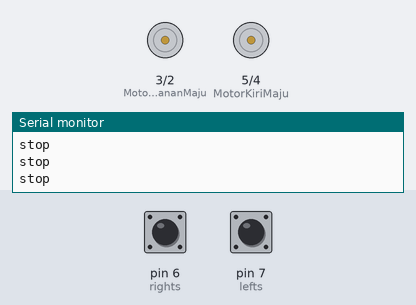
A sketch run on a simulated Arduino Uno, built with avr-gcc and run on an emulated ATmega328P. Parts: motor-driver pin pairs drawn as motors (green arrow = first pin HIGH = forward, orange = second pin HIGH = backward, longer = more drive), the last lines printed to the serial monitor. The test bench sets the inputs (shaded band); at power-on: pin 6 (rights) HIGH, pin 7 (lefts) HIGH.

Above: at 4.2 s.
4.3 s: pin 6 (rights) pulled LOW for 0.15 s
At 4.38 s:
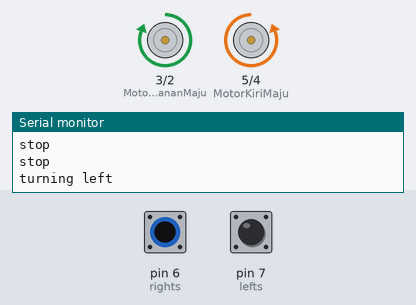
5.9 s: pin 7 (lefts) pulled LOW for 0.15 s
At 5.99 s:
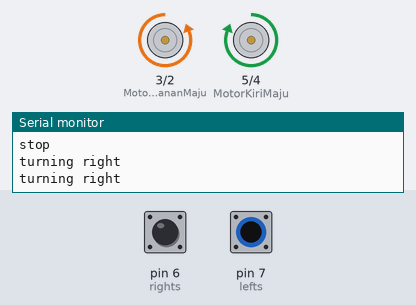
7.5 s: pin 7 (lefts) pulled LOW for 3.2 s
At 11.5 s:
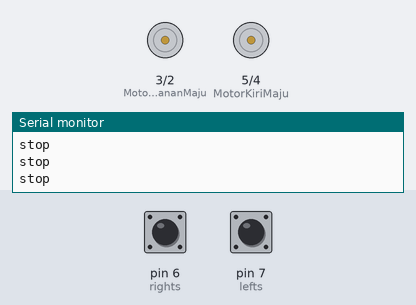
12.2 s: pin 6 (rights) pulled LOW for 3.2 s
At 13.1 s:
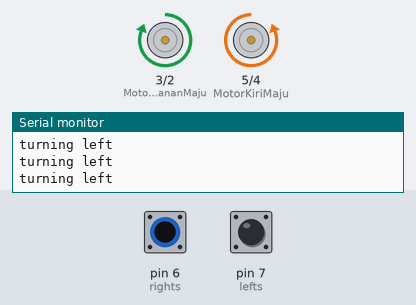
16.9 s: pin 6 (rights) driven LOW and pin 7 (lefts) driven LOW
At 18.0 s:
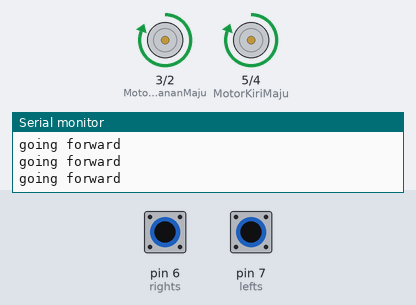
18.4 s: pin 7 (lefts) driven HIGH
At 19.0 s:
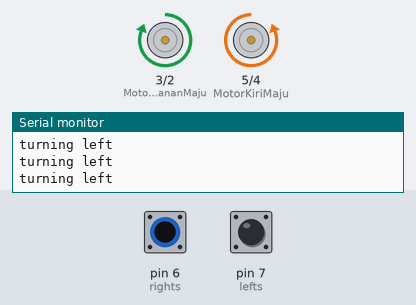
Timing chart, 0 to 21.4 s (numbered marks = the images above; inputs shaded):
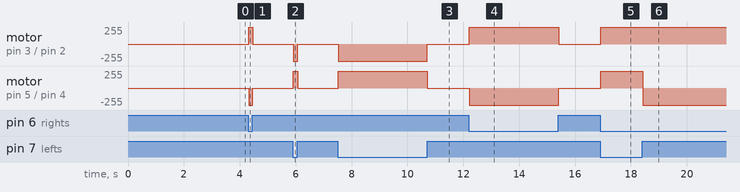

Measured:
- after the input at 4.3 s, motor on pin 3 (MotorKananMaju) / pin 2 (MotorKananMundur): stopped → forward 255/255 at once, → stopped 0.14 s later; motor on pin 5 (MotorKiriMaju) / pin 4 (MotorKiriMundur): stopped → backward 255/255 at once, → stopped 0.14 s later
- after the input at 5.9 s, motor on pin 3 (MotorKananMaju) / pin 2 (MotorKananMundur): stopped → backward 255/255 at once, → stopped 0.15 s later; motor on pin 5 (MotorKiriMaju) / pin 4 (MotorKiriMundur): stopped → forward 255/255 at once, → stopped 0.15 s later
- after the input at 7.5 s, motor on pin 3 (MotorKananMaju) / pin 2 (MotorKananMundur): stopped → backward 255/255 at once, → stopped 3.2 s later; motor on pin 5 (MotorKiriMaju) / pin 4 (MotorKiriMundur): stopped → forward 255/255 at once, → stopped 3.2 s later
- after the input at 12.2 s, motor on pin 3 (MotorKananMaju) / pin 2 (MotorKananMundur): stopped → forward 255/255 at once, → stopped 3.2 s later; motor on pin 5 (MotorKiriMaju) / pin 4 (MotorKiriMundur): stopped → backward 255/255 at once, → stopped 3.2 s later
- after the input at 16.9 s, motor on pin 3 (MotorKananMaju) / pin 2 (MotorKananMundur), motor on pin 5 (MotorKiriMaju) / pin 4 (MotorKiriMundur): stopped → forward 255/255 at once
- after the input at 18.4 s, motor on pin 5 (MotorKiriMaju) / pin 4 (MotorKiriMundur): forward 255/255 → backward 255/255 at once

The sketch:

LinoBot_AF_versi_l298_verse5_tanpa_kecepatan.ino.ino
```cpp
//ROBOT LINE FOLLOWER --

// L298N Control Pins
const int MotorKiriMaju = 5;
const int MotorKiriMundur = 4;
const int MotorKananMaju = 3;
const int MotorKananMundur = 2;

// Line Sensor Pins
  const int lefts = 7;
  const int rights = 6;

int left_sensor_state;
int right_sensor_state;

void setup() {
  pinMode(MotorKananMundur,OUTPUT);
  pinMode(MotorKananMaju,OUTPUT);
  pinMode(MotorKiriMundur,OUTPUT);
  pinMode(MotorKiriMaju,OUTPUT);

  pinMode(lefts,INPUT);
  pinMode(rights,INPUT);

  //begin serial communication
  Serial.begin(9600);
  delay(3000);

}

void maju()
{
  Serial.println("going forward");
  digitalWrite(MotorKiriMaju,HIGH);
  digitalWrite(MotorKananMaju,HIGH);
  digitalWrite(MotorKananMundur,LOW);
  digitalWrite(MotorKiriMundur,LOW);

}

void mundur()
{
  digitalWrite(MotorKiriMundur,HIGH);
  digitalWrite(MotorKananMundur,HIGH);
  digitalWrite(MotorKiriMaju,LOW);
  digitalWrite(MotorKananMaju,LOW);
}

void kanan()
{
  Serial.println("turning right");
  digitalWrite(MotorKiriMaju,HIGH);
  digitalWrite(MotorKananMundur,HIGH);
  digitalWrite(MotorKananMaju,LOW);
  digitalWrite(MotorKiriMundur,LOW);

}

void kiri()
{
  Serial.println("turning left");
  digitalWrite(MotorKananMaju,HIGH);
  digitalWrite(MotorKiriMundur,HIGH);
  digitalWrite(MotorKiriMaju,LOW);
  digitalWrite(MotorKananMundur,LOW);
}

void berhenti()
{
  Serial.println("stop");
  digitalWrite(MotorKananMaju,LOW);
  digitalWrite(MotorKiriMundur,LOW);
  digitalWrite(MotorKiriMaju,LOW);
  digitalWrite(MotorKananMundur,LOW);
}

void loop(){
left_sensor_state = digitalRead(lefts);
right_sensor_state = digitalRead(rights);


  //line detected by both
  if(right_sensor_state == LOW && left_sensor_state == LOW){

    maju();
  }

  //line detected by right sensor
  if(right_sensor_state == HIGH && left_sensor_state == LOW){

    kanan();
  }

  //line detected by left sensor
  if(right_sensor_state == LOW && left_sensor_state == HIGH){

    kiri();
  }

  //line detected by none
  if(right_sensor_state == HIGH && left_sensor_state == HIGH){
    //stop
    berhenti();
  }
}
```
